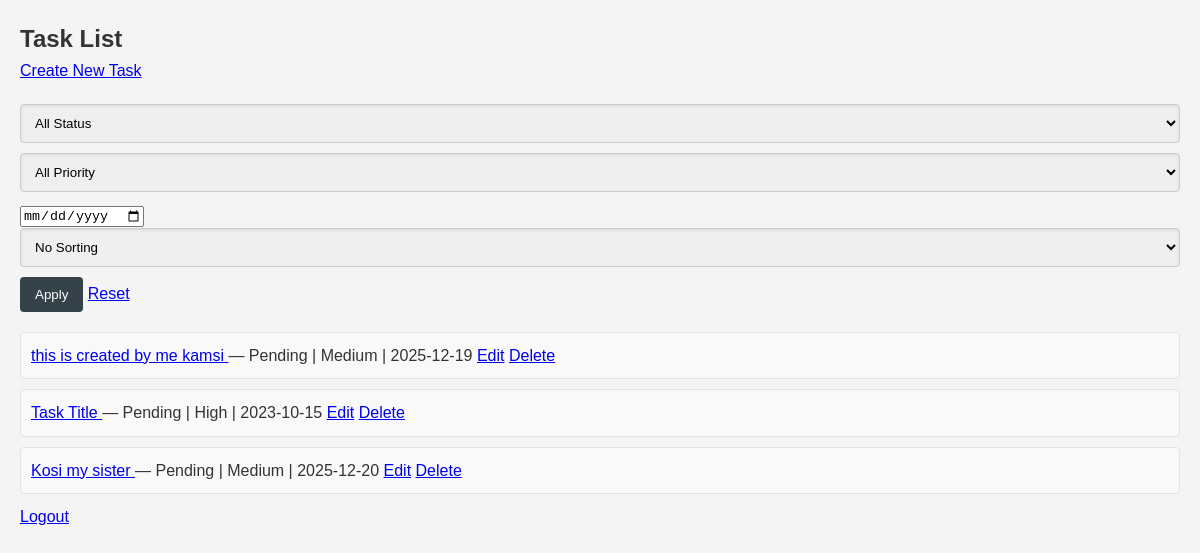
Page /tasks/ (signed in) on the earlier database version.
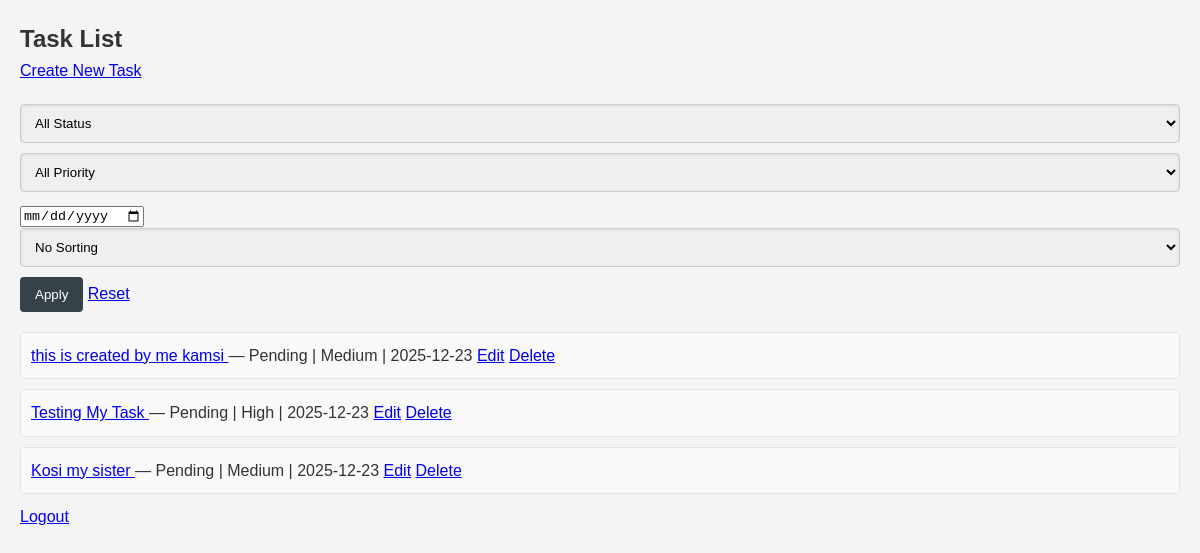
Same page on the later database version.
### tasks/models.py (models this page shows, shortened)
class Task(models.Model):
    PRIORITY_CHOICES = [
        ('Low', 'Low'),
        ('Medium', 'Medium'),
        ('High', 'High'),
    ]
    STATUS_CHOICES = [
        ('Pending', 'Pending'),
        ('Completed', 'Completed'),
    ]
    title = models.CharField(max_length=255)
    description = models.TextField()
    due_date = models.DateTimeField()
    priority = models.CharField(choices=PRIORITY_CHOICES, max_length=10)
    status = models.CharField(choices=STATUS_CHOICES, default='Pending', max_length=10)
    created_by = models.ForeignKey(User, related_name='tasks', on_delete=models.CASCADE)
    completed_at = models.DateTimeField(null=True, blank=True)
    created_at = models.DateTimeField(auto_now_add=True)
    updated_at = models.DateTimeField(auto_now=True)

### tasks/views.py (the view, shortened to what this page needs)
# urls.py: path('tasks/', views.TaskListView.as_view(), name='task_list'),
class TaskListView(LoginRequiredMixin, ListView):
    model = Task
    template_name = 'tasks/task_list.html'
    context_object_name = 'tasks'
    def get_queryset(self):
        queryset = Task.objects.filter(created_by=self.request.user)
        status = self.request.GET.get('status')
        priority = self.request.GET.get('priority')
        due_date = self.request.GET.get('due_date')
        if status:
            queryset = queryset.filter(status=status)
        if priority:
            queryset = queryset.filter(priority=priority)
        if due_date:
            queryset = queryset.filter(due_date__date=due_date)
        sort = self.request.GET.get('sort')
        if sort == 'due_date':
            queryset = queryset.order_by('due_date')
        return queryset

### tasks/templates/tasks/task_list.html (shortened to what this page needs)
{% load static %}
<!DOCTYPE html>
<html lang="en">
<head>
    <link rel="stylesheet" href="{% static 'css/styles.css' %}">
</head>
<body>
    <h2>Task List</h2>
    <p>
        <a href="{% url 'task_create' %}">Create New Task</a>
    </p>
    <form method="get" style="margin-bottom: 20px;">
        <select name="status">
            <option value="">All Status</option>
        </select>
        <select name="priority">
            <option value="">All Priority</option>
        </select>
        <input type="date" name="due_date" value="{{ request.GET.due_date }}">
        <select name="sort">
            <option value="">No Sorting</option>
        </select>
        <button type="submit">Apply</button>
        <a href="{% url 'task_list' %}">Reset</a>
    </form>
    <ul>
        {% for task in object_list %}
            <li>
                <a href="{% url 'task_detail' task.pk %}">
                    {{ task.title }}
                </a>
                — {{ task.status }} | {{ task.priority }} | {{ task.due_date|date:"Y-m-d" }}
                <a href="{% url 'task_update' task.pk %}">Edit</a>
                <a href="{% url 'task_delete' task.pk %}">Delete</a>
            </li>
        {% empty %}
            <li>No tasks found.</li>
        {% endfor %}
        <a href="{% url 'logout' %}">Logout</a>
    </ul>
</body>
</html>

Differences in the rows shown:
changed Task "this is created by me kamsi": due_date "2025-12-19" → "2025-12-23"
changed Task "High": title "Task Title" → "Testing My Task"; due_date "2023-10-15" → "2025-12-23"
changed Task "Kosi my sister": due_date "2025-12-20" → "2025-12-23"
